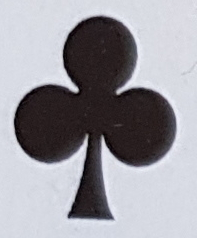
//> input picture CardsRecognition/templates/trefl.jpg, 197 x 238 px; the run also reads 1 picture not shown here
$ ./CardsRecognition   (built with g++ and OpenCV 4)
//> lines starting //> are read from the running program, lines starting //| are printed output that depends on the picture; after the words box and inside, x2 and y2 are one past the last pixel; in counts of white or black regions, pixels touching at a corner belong together
#include <iostream>
#include "opencv2/imgproc/imgproc.hpp"
#include <opencv2/opencv.hpp>
#include <opencv2/highgui/highgui.hpp>
#include <stdlib.h>
#include <stdio.h>

using namespace std;
using namespace cv;

Mat src, src_gray;
Mat original, img;
Mat dst, detected_edges;
int edgeThresh = 1;
unsigned int lowThreshold = 70;
int const max_lowThreshold = 100;
int ratio_t = 3;
int kernel_size = 3;

vector<Point> pik;
vector<Point> karo;
vector<Point> trefl;
vector<Point> kier;

vector<Point> two;
vector<Point> three;
vector<Point> four;
vector<Point> five;
vector<Point> six;
vector<Point> seven;
vector<Point> eight;
vector<Point> nine;
vector<Point> ten;
vector<Point> jack;
vector<Point> queen;
vector<Point> king;
vector<Point> ace;

// [101 lines left out: functions fillRectangle, isRed, not called in this run]

vector<Point> findTemplate(String source, int min, int max, bool show)
{
//> called with source = "templates/trefl.jpg", min = 1, max = 100, show = false
	src = imread(source, 1);
//> src is the input picture: 238 rows x 197 cols, CV_8UC3; mean B, G, R 159.1, 152.5, 153.7

	if (!src.data)
	{
		cout << "Sth went wrong";
	}
	pyrDown(src, src);
//> src: 119 rows x 99 cols, CV_8UC3
	pyrDown(src, src);
//> src: 60 rows x 50 cols, CV_8UC3

	/// Create a matrix of the same type and size as src (for dst)
	dst.create(src.size(), src.type());

	/// Convert the image to grayscale
	cvtColor(src, src_gray, COLOR_BGR2GRAY);

	/// Reduce noise with a kernel 3x3
	blur(src_gray, detected_edges, Size(3, 3));

	/// Canny detector
	int product = lowThreshold * ratio_t;
	Canny(detected_edges, detected_edges, lowThreshold, product, kernel_size);
//> detected_edges: 60 rows x 50 cols, CV_8UC1; 7.3% white in thin lines or dots, all inside (x1, y1, x2, y2) = (3, 4, 45, 56)

	/// Using Canny's output as a mask, we display our result
	dst = Scalar::all(0);

	src.copyTo(dst, detected_edges);
	Mat structuring_element(3, 3, CV_8U, Scalar(1));
	morphologyEx(detected_edges, detected_edges, MORPH_CLOSE, structuring_element);
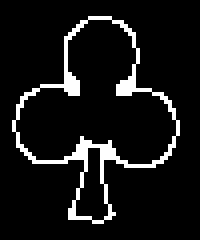
//> detected_edges: 60 rows x 50 cols, CV_8UC1 (shown 4 times larger); 8.3% white in thin lines or dots, all inside (x1, y1, x2, y2) = (3, 4, 45, 56)

	vector<vector<Point>> contours;
	findContours(detected_edges, contours, RETR_LIST, CHAIN_APPROX_SIMPLE);
//> contours = 3 contours; box (x1, y1, x2, y2) and area: (3, 4, 45, 56) 1071, (3, 4, 45, 42) 880, (18, 36, 28, 56) 108

	// Contours analyze
	int i_max = 0;
	int count = 0;
	for (int i = 0; i < contours.size(); i++)
	{
		if (contours[i].size() >= contours[i_max].size())
			i_max = i;
		double area = contourArea(contours[i]);
		if (area > min && area <max) // 3500 7500
		{

			count++;
		}
	}
//> this loop made 3 passes
//> area on passes 1 to 3: 108.5, 880.5, 1071
//> after the loop, i_max = 2; count = 0
	drawContours(src, contours, i_max, Scalar(0, 255, 0), 4, 8);
	if (show)
	{
		namedWindow(source, WINDOW_NORMAL);
		imshow(source, src);
		namedWindow(source + "edges", WINDOW_NORMAL);
		imshow(source + "edges", detected_edges);
	}

	return contours[i_max];
}

int method2()
{
	//prepare templates
	trefl = findTemplate("templates/trefl.jpg", 1, 100, false);
//> trefl = contour of 76 points, box (x1, y1, x2, y2) (3, 4, 45, 56), area 1071
	karo = findTemplate("templates/karo.jpg", 1, 100, false);
//> call 2 of findTemplate, with source = "templates/karo.jpg", min = 1, max = 100, show = false
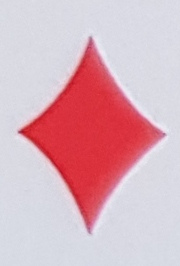
//> input picture CardsRecognition/templates/karo.jpg, 180 x 266 px
//> in findTemplate, src is the input picture: 266 rows x 180 cols, CV_8UC3; mean B, G, R 189, 178.6, 217.5
//> in findTemplate (call 2), `int product = lowThreshold * ratio_t;`: product = 210
//> in findTemplate (call 2), `Canny(detected_edges, detected_edges, lowThreshold, product, kernel_si..`: detected_edges: 67 rows x 45 cols, CV_8UC1; 5.3% white in thin lines or dots, all inside (x1, y1, x2, y2) = (5, 11, 41, 59)
//> in findTemplate (call 2), `findContours(detected_edges, contours, RETR_LIST, CHAIN_APPROX_SIMPLE);`: contours = 2 contours; box (x1, y1, x2, y2) and area: (5, 11, 41, 59) 743, (6, 14, 40, 55) 663
//> the loop in findTemplate (call 2), `for (int i = 0; i < contours.size(); i++)` made 2 passes
//> area on passes 1 to 2: 663, 743
//> after the loop in findTemplate (call 2), `for (int i = 0; i < contours.size(); i++)`: i_max = 1; count = 0
//> in findTemplate (call 2), `drawContours(src, contours, i_max, Scalar(0, 255, 0), 4, 8);`: src: 67 rows x 45 cols, CV_8UC3; mean B, G, R 161.8, 195.3, 181.9
//> karo = contour of 58 points, box (x1, y1, x2, y2) (5, 11, 41, 59), area 743
	pik = findTemplate("templates/pik.jpg", 1, 100, false);
//> call 3 of findTemplate, with source = "templates/pik.jpg", min = 1, max = 100, show = false
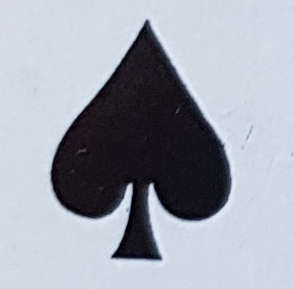
//> input picture CardsRecognition/templates/pik.jpg, 294 x 289 px
//> in findTemplate, src is the input picture: 289 rows x 294 cols, CV_8UC3; mean B, G, R 174.8, 164.2, 158.2
//> in findTemplate (call 3), `Canny(detected_edges, detected_edges, lowThreshold, product, kernel_si..`: detected_edges: 73 rows x 74 cols, CV_8UC1; 4.4% white in thin lines or dots, all inside (x1, y1, x2, y2) = (13, 6, 58, 66)
//> in findTemplate (call 3), `morphologyEx(detected_edges, detected_edges, MORPH_CLOSE, structuring_..`:
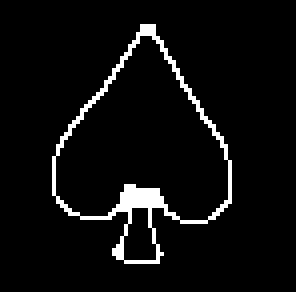
//> detected_edges: 73 rows x 74 cols, CV_8UC1 (shown 4 times larger); 5.1% white in thin lines or dots, all inside (x1, y1, x2, y2) = (13, 6, 58, 66)
//> in findTemplate (call 3), `findContours(detected_edges, contours, RETR_LIST, CHAIN_APPROX_SIMPLE);`: contours = 3 contours; box (x1, y1, x2, y2) and area: (13, 6, 58, 66) 1477, (13, 8, 58, 56) 1268, (30, 51, 40, 66) 97
//> the loop in findTemplate (call 3), `for (int i = 0; i < contours.size(); i++)` made 3 passes
//> (area, count) on pass 1: (97, 1)
//> area on passes 2 to 3: 1268.5, 1477
//> after the loop in findTemplate (call 3), `for (int i = 0; i < contours.size(); i++)`: i_max = 2; count = 1
//> in findTemplate (call 3), `drawContours(src, contours, i_max, Scalar(0, 255, 0), 4, 8);`: src: 73 rows x 74 cols, CV_8UC3; mean B, G, R 154.2, 183.5, 140.2
//> pik = contour of 87 points, box (x1, y1, x2, y2) (13, 6, 58, 66), area 1477
	kier = findTemplate("templates/kier.jpg", 500, 10000, false);
//> call 4 of findTemplate, with source = "templates/kier.jpg", min = 500, max = 10000, show = false
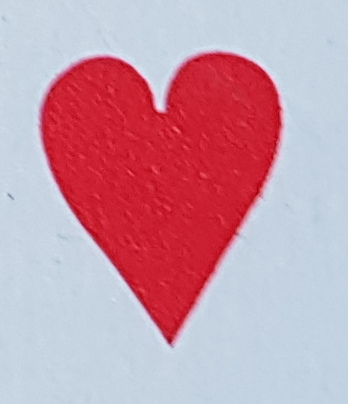
//> input picture CardsRecognition/templates/kier.jpg, 348 x 404 px
//> in findTemplate, src is the input picture: 404 rows x 348 cols, CV_8UC3; mean B, G, R 170.4, 154.8, 199.5
//> in findTemplate (call 4), `Canny(detected_edges, detected_edges, lowThreshold, product, kernel_si..`: detected_edges: 101 rows x 87 cols, CV_8UC1; 3.2% white in thin lines or dots, all inside (x1, y1, x2, y2) = (10, 13, 71, 86)
//> in findTemplate (call 4), `findContours(detected_edges, contours, RETR_LIST, CHAIN_APPROX_SIMPLE);`: contours = 2 contours; box (x1, y1, x2, y2) and area: (10, 13, 71, 86) 2798, (10, 13, 71, 85) 2712
//> the loop in findTemplate (call 4), `for (int i = 0; i < contours.size(); i++)` made 2 passes
//> (area, count) on passes 1 to 2: (2712, 1), (2798.5, 2)
//> after the loop in findTemplate (call 4), `for (int i = 0; i < contours.size(); i++)`: i_max = 1; count = 2
//> in findTemplate (call 4), `drawContours(src, contours, i_max, Scalar(0, 255, 0), 4, 8);`: src: 101 rows x 87 cols, CV_8UC3; mean B, G, R 153.8, 168.8, 177.1
//> kier = contour of 118 points, box (x1, y1, x2, y2) (10, 13, 71, 86), area 2798

	two = findTemplate("templates/two.jpg", 100, 10000, false);
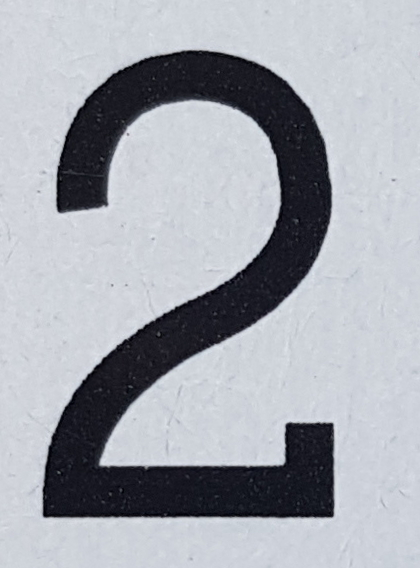
//> input picture CardsRecognition/templates/two.jpg, 420 x 568 px
//> in findTemplate, src is the input picture: 568 rows x 420 cols, CV_8UC3; mean B, G, R 175.3, 167.8, 164.5
//> in findTemplate (call 5), `Canny(detected_edges, detected_edges, lowThreshold, product, kernel_si..`: detected_edges: 142 rows x 105 cols, CV_8UC1; 4.3% white in thin lines or dots, all inside (x1, y1, x2, y2) = (11, 12, 84, 130)
//> in findTemplate (call 5), `findContours(detected_edges, contours, RETR_LIST, CHAIN_APPROX_SIMPLE);`: contours = 2 contours; box (x1, y1, x2, y2) and area: (11, 12, 84, 130) 3519, (11, 12, 84, 130) 3388
//> the loop in findTemplate (call 5), `for (int i = 0; i < contours.size(); i++)` made 2 passes
//> (area, count) on passes 1 to 2: (3387.5, 1), (3519, 2)
//> after the loop in findTemplate (call 5), `for (int i = 0; i < contours.size(); i++)`: i_max = 0; count = 2
//> in findTemplate (call 5), `drawContours(src, contours, i_max, Scalar(0, 255, 0), 4, 8);`: src: 142 rows x 105 cols, CV_8UC3; mean B, G, R 154.5, 192.4, 145.4
//> two = contour of 199 points, box (x1, y1, x2, y2) (11, 12, 84, 130), area 3388
	three = findTemplate("templates/three.jpg", 100, 10000, false);
//> in findTemplate (call 6), `pyrDown(src, src);`:
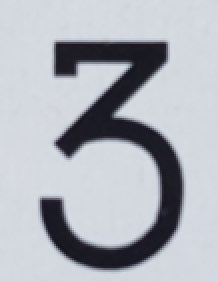
//> src: 141 rows x 109 cols, CV_8UC3 (shown 2 times larger); mean B, G, R 185.8, 178.3, 174.6
//> in findTemplate (call 6), `findContours(detected_edges, contours, RETR_LIST, CHAIN_APPROX_SIMPLE);`: contours = 2 contours; box (x1, y1, x2, y2) and area: (20, 20, 92, 135) 3134, (20, 20, 92, 135) 2968
//> the loop in findTemplate (call 6), `for (int i = 0; i < contours.size(); i++)` made 2 passes
//> (area, count) on passes 1 to 2: (2968, 1), (3133.5, 2)
//> after the loop in findTemplate (call 6), `for (int i = 0; i < contours.size(); i++)`: i_max = 1; count = 2
//> three = contour of 174 points, box (x1, y1, x2, y2) (20, 20, 92, 135), area 3134
	four = findTemplate("templates/four.jpg", 100, 10000, false);
//> four.jpg cannot be read in this run, so this picture is empty
	five = findTemplate("templates/five.jpg", 100, 10000, false);
	six = findTemplate("templates/six.jpg", 100, 10000, false);
	seven = findTemplate("templates/seven.jpg", 100, 10000, false);
	eight = findTemplate("templates/eight.jpg", 5000, 10000, false);
	nine = findTemplate("templates/nine.jpg", 1000000, 9000000, false);
	ten = findTemplate("templates/zero.jpg", 1000, 10000, false);
	jack = findTemplate("templates/jack.jpg", 100, 10000, false);
	queen = findTemplate("templates/queen.jpg", 5000, 10000, false);
	king = findTemplate("templates/king.jpg", 100, 100000, false);
	ace = findTemplate("templates/ace.jpg", 100, 10000, false);

	/// Load an image
	string input = "";
	cout << "Which test do You want to make? <30-51>" << endl;
	cin >> input;

	src = imread("test/test"+input+".jpg", 1);

	if (!src.data)
	{
		return -1;
	}
	pyrDown(src, src);
	pyrDown(src, src);

	/// Create a matrix of the same type and size as src (for dst)
	dst.create(src.size(), src.type());

	/// Convert the image to grayscale
	cvtColor(src, src_gray, COLOR_BGR2GRAY);

	/// Reduce noise with a kernel 3x3
	blur(src_gray, detected_edges, Size(3, 3));

	/// Canny detector
	Canny(detected_edges, detected_edges, lowThreshold, lowThreshold * ratio_t, kernel_size);

	/// Using Canny's output as a mask, we display our result
	dst = Scalar::all(0);

	src.copyTo(dst, detected_edges);

	vector<vector<Point>> contours;
	findContours(detected_edges, contours, RETR_LIST, CHAIN_APPROX_SIMPLE);

	if (contours.size() > 50)
	{
		src = fillRectangle(contours, src);
		/// Convert the image to grayscale
		cvtColor(src, src_gray, COLOR_BGR2GRAY);

		/// Reduce noise with a kernel 3x3
		blur(src_gray, detected_edges, Size(3, 3));

		/// Canny detector
		Canny(detected_edges, detected_edges, lowThreshold, lowThreshold * ratio_t, kernel_size);

		/// Using Canny's output as a mask, we display our result
		dst = Scalar::all(0);

		src.copyTo(dst, detected_edges);

		findContours(detected_edges, contours, RETR_LIST, CHAIN_APPROX_SIMPLE);
	}

	bool red = isRed(src);

	// Contours analyze
	int count = 0;
	for (int i = 0; i < contours.size(); i++)
	{
		double area = contourArea(contours[i]);
		if (area > 5 && area<100000) // 3500 7500
		{
			drawContours(src, contours, i, Scalar(0, 255, 0), 2, 8);
			count++;
		}
	}

	// comparison
	bool recognised = false;
	bool pik_recognised = false;
	for (int i = 0; i < contours.size(); i++)
	{
		double a, b, c;

		if (red)
		{
			//KARO
			a = matchShapes(karo, contours[i], CONTOURS_MATCH_I1, 0);
			b = matchShapes(karo, contours[i], CONTOURS_MATCH_I3, 0);
			c = matchShapes(karo, contours[i], CONTOURS_MATCH_I2, 0);
			if (b < 0.1 && a < 0.1 && c < 0.15)
			{
				cout << "KARO " << i << " " << a << " " << b << " " << c << endl;
			}
			//KIER
			a = matchShapes(kier, contours[i], CONTOURS_MATCH_I1, 0);
			b = matchShapes(kier, contours[i], CONTOURS_MATCH_I3, 0);
			c = matchShapes(kier, contours[i], CONTOURS_MATCH_I2, 0);
			if (b < 0.1 && a < 0.1 && 0.2)
			{
				cout << "KIER " << i << " " << a << " " << b << " "<<c<<endl;
			}
		}
		else {
			//PIK
			double a, b, c;
			a = matchShapes(pik, contours[i], CONTOURS_MATCH_I1, 0);
			b = matchShapes(pik, contours[i], CONTOURS_MATCH_I3, 0);
			c = matchShapes(pik, contours[i], CONTOURS_MATCH_I2, 0);
			if (b < 0.5 && a < 0.1 && c < 0.3)
			{
				cout << "PIK " << i << " " << a << " " << b << " " << c << endl;
				pik_recognised = true;
			}
		}
		//TWO
		a = matchShapes(two, contours[i], CONTOURS_MATCH_I1, 0);
		b = matchShapes(two, contours[i], CONTOURS_MATCH_I3, 0);
		c = matchShapes(two, contours[i], CONTOURS_MATCH_I2, 0);
		if (a < 1 && b < 0.1 && c<0.9)
			cout << "TWO " << i << " " << a << " " << b << " " << c << endl;

		//THREE
		a = matchShapes(three, contours[i], CONTOURS_MATCH_I1, 0);
		b = matchShapes(three, contours[i], CONTOURS_MATCH_I3, 0);
		c = matchShapes(three, contours[i], CONTOURS_MATCH_I2, 0);

		if (b < 0.25 && a < 0.3 && c<0.5)
		{
			cout << "THREE " << i << " " << a << " " << b << " "<<c<<endl;
			recognised = true;
		}
		//FOUR
		a = matchShapes(four, contours[i], CONTOURS_MATCH_I1, 0);
		b = matchShapes(four, contours[i], CONTOURS_MATCH_I3, 0);
		c = matchShapes(four, contours[i], CONTOURS_MATCH_I2, 0);
		if (b < 0.1 && a < 0.1)
		{
			cout << "FOUR " << i << " " << a << " " << b << " "<<c <<endl;
			recognised = true;
		}
		//FIVE
		a = matchShapes(five, contours[i], CONTOURS_MATCH_I1, 0);
		b = matchShapes(five, contours[i], CONTOURS_MATCH_I3, 0);
		c = matchShapes(five, contours[i], CONTOURS_MATCH_I2, 0);
		if (b < 0.25 && a < 0.25 && c < 1)
		{
			cout << "FIVE " << i << " " << a << " " << b << " "<<c<<endl;
			recognised = true;
		}
		//SIX
		a = matchShapes(six, contours[i], CONTOURS_MATCH_I1, 0);
		b = matchShapes(six, contours[i], CONTOURS_MATCH_I3, 0);
		c = matchShapes(six, contours[i], CONTOURS_MATCH_I2, 0);
		if (b < 0.09 && a < 0.15 && c<0.7)
		{
			cout << "SIX " << i << " " << a << " " << b << " "<< c<< endl;
			recognised = true;
		}
		//SEVEN
		a = matchShapes(seven, contours[i], CONTOURS_MATCH_I1, 0);
		b = matchShapes(seven, contours[i], CONTOURS_MATCH_I3, 0);
		c = matchShapes(seven, contours[i], CONTOURS_MATCH_I2, 0);
		if (b < 0.1 && a < 0.5 && c < 0.8)
		{
			cout << "SEVEN " << i << " " << a << " " << b << " " << c << endl;
			recognised = true;
		}
		//NINE
		a = matchShapes(nine, contours[i], CONTOURS_MATCH_I1, 0);
		b = matchShapes(nine, contours[i], CONTOURS_MATCH_I3, 0);
		c = matchShapes(nine, contours[i], CONTOURS_MATCH_I2, 0);
		if (b < 0.1 && a < 0.1 && c<0.2)
		{
			cout << "NINE " << i << " " << a << " " << b << " "<< c<< endl;
			recognised = true;
		}

		//JACK
		a = matchShapes(jack, contours[i], CONTOURS_MATCH_I1, 0);
		b = matchShapes(jack, contours[i], CONTOURS_MATCH_I3, 0);
		c = matchShapes(jack, contours[i], CONTOURS_MATCH_I2, 0);
		if (b < 1 && a <  1 && c<1.5)
		{
			cout << "JACK " << i << " " << a << " " << b << " " <<c<<endl;
			recognised = true;
		}
		//KING
		a = matchShapes(king, contours[i], CONTOURS_MATCH_I1, 0);
		b = matchShapes(king, contours[i], CONTOURS_MATCH_I3, 0);
		c = matchShapes(king, contours[i], CONTOURS_MATCH_I2, 0);
		if (b < 1 && a < 0.8 && c<1.5)
		{
			cout << "KING " << i << " " << a << " " << b << " "<<c<<endl;
			recognised = true;
		}
		//ACE
		a = matchShapes(ace, contours[i], CONTOURS_MATCH_I1, 0);
		b = matchShapes(ace, contours[i], CONTOURS_MATCH_I3, 0);
		c = matchShapes(ace, contours[i], CONTOURS_MATCH_I2, 0);
		if (b < 0.2 && a < 0.3 && c<1)
		{
			cout << "ACE " << i << " " << a << " " << b << " "<<c<< endl;
			recognised = true;
		}
	}
	if (!recognised)
	{
		bool isQueen = false;
		for (int i = 0; i < contours.size(); i++)
		{
			double a, b, c;

			//QUEEN
			a = matchShapes(queen, contours[i], CONTOURS_MATCH_I1, 0);
			b = matchShapes(queen, contours[i], CONTOURS_MATCH_I3, 0);
			c = matchShapes(queen, contours[i], CONTOURS_MATCH_I2, 0);
			if (b < 0.1 && a < 0.1 && c<0.16)
			{
				cout << "QUEEN " << i << " " << a << " " << b << " " << c << endl;
				isQueen = true;
			}
			//EIGHT
			if (!isQueen)
			{
				a = matchShapes(eight, contours[i], CONTOURS_MATCH_I1, 0);
				b = matchShapes(eight, contours[i], CONTOURS_MATCH_I3, 0);
				c = matchShapes(eight, contours[i], CONTOURS_MATCH_I2, 0);
				if (b < 0.15 && a < 0.2 && c < 0.2)
					cout << "EIGHT " << i << " " << a << " " << b << " " << c << endl;

			}
		}
		if (!isQueen)
		{
			for (int i = 0; i < contours.size(); i++)
			{
				double a, b, c;
				//TEN
				a = matchShapes(ten, contours[i], CONTOURS_MATCH_I1, 0);
				b = matchShapes(ten, contours[i], CONTOURS_MATCH_I3, 0);
				c = matchShapes(ten, contours[i], CONTOURS_MATCH_I2, 0);
				if (b < 0.1 && a < 0.05 && c < 0.1)
				{
					cout << "TEN " << i << " " << a << " " << b << " " << c << endl;
					recognised = true;
				}
			}
		}
	}
	if (!pik_recognised && !red)
	{
		for (int i = 0; i < contours.size(); i++)
		{
			//TREFL
			double a = matchShapes(trefl, contours[i], CONTOURS_MATCH_I1, 0);
			double b = matchShapes(trefl, contours[i], CONTOURS_MATCH_I3, 0);
			double c = matchShapes(trefl, contours[i], CONTOURS_MATCH_I2, 0);
			if (b < 0.30 && a < 0.30 && c < 0.7)
			{
				cout << "TREFL " << i << " " << a << " " << b << " " << " " << c << endl;
			}
		}
	}

	waitKey(0);
	return 0;
}

int main()
{
//> (the run ends here: the program stops with an error, at `pyrDown(src, src);`)
